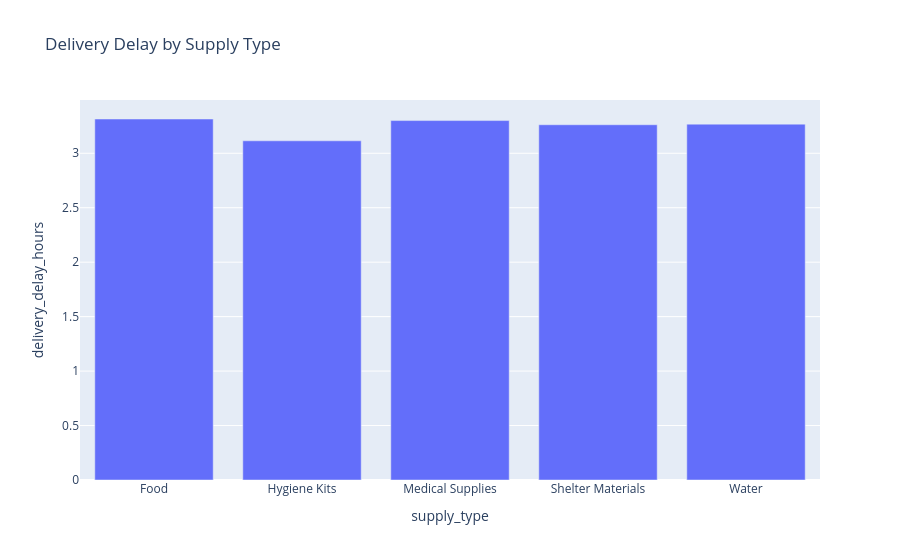

Notebook source saved alongside this figure:
### Markdown cell above
Delays seem to share most of the same peaks and drops across municipalities and transport mode. They all seem to be flattening out near or below 4 hours.

### Code cell
supply_delay = df.groupby(['supply_type'])['delivery_delay_hours'].mean().reset_index()
fig = px.bar(supply_delay,
             x='supply_type',
             y='delivery_delay_hours',
             title='Delivery Delay by Supply Type')
fig.show()

### Figure 1 — Plotly figure (JSON) as saved in the notebook; plotly's stock layout.template omitted (floating-point values rounded to 4 significant figures)
{"data": [{"hovertemplate": "supply_type=%{x}<br>delivery_delay_hours=%{y}<extra></extra>", "legendgroup": "", "marker": {"color": "#636efa", "pattern": {"shape": ""}}, "name": "", "orientation": "v", "showlegend": false, "textposition": "auto", "type": "bar", "x": ["Food", "Hygiene Kits", "Medical Supplies", "Shelter Materials", "Water"], "xaxis": "x", "y": [3.315, 3.114, 3.3, 3.262, 3.268], "yaxis": "y"}], "layout": {"barmode": "relative", "legend": {"tracegroupgap": 0}, "title": {"text": "Delivery Delay by Supply Type"}, "xaxis": {"anchor": "y", "domain": [0, 1], "title": {"text": "supply_type"}}, "yaxis": {"anchor": "x", "domain": [0, 1], "title": {"text": "delivery_delay_hours"}}}}
